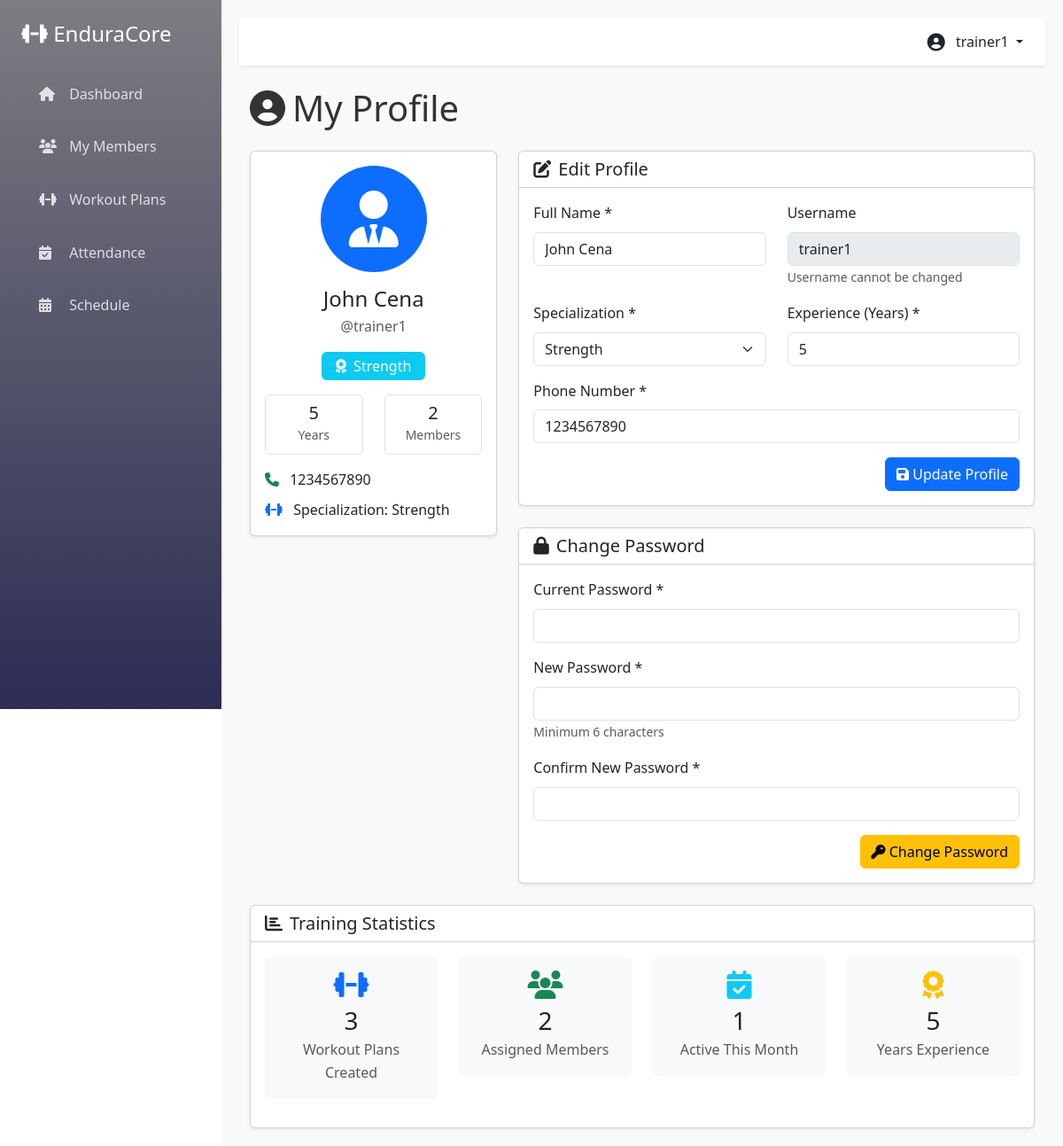
Page /trainer/profile.php (signed in) on the committed database.
### tables this page shows
CREATE TABLE `trainer` (
  `trainer_id` int(11) NOT NULL,
  `account_id` int(11) DEFAULT NULL,
  `trainer_name` varchar(100) NOT NULL,
  `specialization` enum('Strength','Cardio','Yoga','CrossFit','General') DEFAULT NULL,
  `experience_years` int(11) DEFAULT NULL,
  `phone` varchar(20) DEFAULT NULL
);

CREATE TABLE `account` (
  `account_id` int(11) NOT NULL,
  `username` varchar(50) NOT NULL,
  `password` varchar(255) NOT NULL,
  `role` enum('ADMIN','TRAINER','MEMBER') NOT NULL,
  `created_on` datetime DEFAULT current_timestamp(),
  `last_login` datetime DEFAULT NULL
);

### trainer/profile.php (the view, shortened to what this page needs)
<?php
require_once '../config/db_config.php';
$account_id = $_SESSION['user_id'];
$query = "SELECT t.*, a.username FROM TRAINER t
          JOIN ACCOUNT a ON t.account_id = a.account_id
          WHERE a.account_id = ?";
$stmt = $conn->prepare($query);
$stmt->bind_param("i", $account_id);
$stmt->execute();
$trainer = $stmt->get_result()->fetch_assoc();
?>
<!DOCTYPE html>
<html lang="en">
<head>
    <link href="https://cdn.jsdelivr.net/npm/bootstrap@5.3.0/dist/css/bootstrap.min.css" rel="stylesheet">
    <link rel="stylesheet" href="https://cdnjs.cloudflare.com/ajax/libs/font-awesome/6.4.0/css/all.min.css">
    <link rel="stylesheet" href="../css/style.css">
</head>
<body>
    <div class="d-flex">
        <?php include '../partials/sidebar.php'; ?>
        <div class="main-content flex-grow-1">
            <?php include '../partials/header.php'; ?>
            <div class="container-fluid">
                <h1 class="mb-4"><i class="fas fa-user-circle me-2"></i>My Profile</h1>
                <div class="row">
                    <div class="col-md-4 mb-4">
                        <div class="card shadow-sm">
                            <div class="card-body text-center">
                                <div class="mb-3">
                                    <div class="rounded-circle bg-primary text-white d-inline-flex align-items-center justify-content-center" style="width: 120px; height: 120px;">
                                        <i class="fas fa-user-tie fa-4x"></i>
                                    </div>
                                </div>
                                <h4 class="mb-1"><?php echo htmlspecialchars($trainer['trainer_name']); ?></h4>
                                <p class="text-muted mb-3">@<?php echo htmlspecialchars($trainer['username']); ?></p>
                                <div class="mb-3">
                                    <span class="badge bg-info fs-6 px-3 py-2">
                                        <i class="fas fa-award me-1"></i> <?php echo $trainer['specialization']; ?>
                                    </span>
                                </div>
                                <div class="row text-center mb-3">
                                    <div class="col-6">
                                        <div class="border rounded p-2">
                                            <h5 class="mb-0"><?php echo $trainer['experience_years']; ?></h5>
                                            <small class="text-muted">Years</small>
                                        </div>
                                    </div>
                                    <div class="col-6">
                                        <div class="border rounded p-2">
                                            <h5 class="mb-0">
                                                <?php
                                                $member_count = $conn->query("SELECT COUNT(DISTINCT mwp.member_id) as count
                                                                              FROM member_workout_plan mwp
                                                                              JOIN WORKOUT_PLAN wp ON mwp.plan_id = wp.plan_id
                                                                              WHERE wp.trainer_id = {$trainer['trainer_id']}")->fetch_assoc()['count'];
                                                echo $member_count;
                                                ?>
                                            </h5>
                                            <small class="text-muted">Members</small>
                                        </div>
                                    </div>
                                </div>
                                <div class="text-start">
                                    <p class="mb-2">
                                        <i class="fas fa-phone text-success me-2"></i>
                                        <?php echo htmlspecialchars($trainer['phone']); ?>
                                    </p>
                                    <p class="mb-0">
                                        <i class="fas fa-dumbbell text-primary me-2"></i>
                                        Specialization: <?php echo $trainer['specialization']; ?>
                                    </p>
                                </div>
                            </div>
                        </div>
                    </div>
                    <div class="col-md-8 mb-4">
                        <div class="card shadow-sm mb-4">
                            <div class="card-header bg-white">
                                <h5 class="mb-0"><i class="fas fa-edit me-2"></i>Edit Profile</h5>
                            </div>
                            <div class="card-body">
                                <form method="POST" action="">
                                    <div class="row">
                                        <div class="col-md-6 mb-3">
                                            <label class="form-label">Full Name *</label>
                                            <input type="text" class="form-control" name="trainer_name" value="<?php echo htmlspecialchars($trainer['trainer_name']); ?>" required>
                                        </div>
                                        <div class="col-md-6 mb-3">
                                            <label class="form-label">Username</label>
                                            <input type="text" class="form-control" value="<?php echo htmlspecialchars($trainer['username']); ?>" disabled>
                                            <small class="text-muted">Username cannot be changed</small>
                                        </div>
                                    </div>
                                    <div class="row">
                                        <div class="col-md-6 mb-3">
                                            <label class="form-label">Specialization *</label>
                                            <select class="form-select" name="specialization" required>
                                                <option value="Strength" <?php echo ($trainer['specialization'] == 'Strength') ? 'selected' : ''; ?>>Strength</option>
                                            </select>
                                        </div>
                                        <div class="col-md-6 mb-3">
                                            <label class="form-label">Experience (Years) *</label>
                                            <input type="number" class="form-control" name="experience_years" min="0" max="50" value="<?php echo $trainer['experience_years']; ?>" required>
                                        </div>
                                    </div>
                                    <div class="mb-3">
                                        <label class="form-label">Phone Number *</label>
                                        <input type="tel" class="form-control" name="phone" value="<?php echo htmlspecialchars($trainer['phone']); ?>" required>
                                    </div>
                                    <div class="text-end">
                                        <button type="submit" name="update_profile" class="btn btn-primary">
                                            <i class="fas fa-save"></i> Update Profile
                                        </button>
                                    </div>
                                </form>
                            </div>
                        </div>
                        <div class="card shadow-sm">
                            <div class="card-header bg-white">
                                <h5 class="mb-0"><i class="fas fa-lock me-2"></i>Change Password</h5>
                            </div>
                            <div class="card-body">
                                <form method="POST" action="">
                                    <div class="mb-3">
                                        <label class="form-label">Current Password *</label>
                                        <input type="password" class="form-control" name="current_password" required>
                                    </div>
                                    <div class="mb-3">
                                        <label class="form-label">New Password *</label>
                                        <input type="password" class="form-control" name="new_password" required>
                                        <small class="text-muted">Minimum 6 characters</small>
                                    </div>
                                    <div class="mb-3">
                                        <label class="form-label">Confirm New Password *</label>
                                        <input type="password" class="form-control" name="confirm_password" required>
                                    </div>
                                    <div class="text-end">
                                        <button type="submit" name="change_password" class="btn btn-warning">
                                            <i class="fas fa-key"></i> Change Password
                                        </button>
                                    </div>
                                </form>
                            </div>
                        </div>
                    </div>
                </div>
                <div class="card shadow-sm">
                    <div class="card-header bg-white">
                        <h5 class="mb-0"><i class="fas fa-chart-bar me-2"></i>Training Statistics</h5>
                    </div>
                    <div class="card-body">
                        <div class="row text-center">
                            <?php
                            $plan_count = $conn->query("SELECT COUNT(*) as count FROM WORKOUT_PLAN WHERE trainer_id = {$trainer['trainer_id']}")->fetch_assoc()['count'];
                            $member_count = $conn->query("SELECT COUNT(DISTINCT mwp.member_id) as count
                                                          FROM member_workout_plan mwp
                                                          JOIN WORKOUT_PLAN wp ON mwp.plan_id = wp.plan_id
                                                          WHERE wp.trainer_id = {$trainer['trainer_id']}")->fetch_assoc()['count'];
                            $month_attendance = $conn->query("SELECT COUNT(DISTINCT a.member_id) as count
                                                              FROM ATTENDANCE a
                                                              JOIN member_workout_plan mwp ON a.member_id = mwp.member_id
                                                              JOIN WORKOUT_PLAN wp ON mwp.plan_id = wp.plan_id
                                                              WHERE wp.trainer_id = {$trainer['trainer_id']}
                                                              AND MONTH(a.attendance_date) = MONTH(CURDATE())")->fetch_assoc()['count'];
                            $stats = [
                                ['label' => 'Workout Plans Created', 'value' => $plan_count, 'icon' => 'fa-dumbbell', 'color' => 'primary'],
                                ['label' => 'Assigned Members', 'value' => $member_count, 'icon' => 'fa-users', 'color' => 'success'],
                                ['label' => 'Active This Month', 'value' => $month_attendance, 'icon' => 'fa-calendar-check', 'color' => 'info'],
                                ['label' => 'Years Experience', 'value' => $trainer['experience_years'], 'icon' => 'fa-award', 'color' => 'warning']
                            ];
                            foreach ($stats as $stat):
                            ?>
                                <div class="col-md-3 mb-3">
                                    <div class="card border-0 bg-light">
                                        <div class="card-body">
                                            <i class="fas <?php echo $stat['icon']; ?> fa-2x text-<?php echo $stat['color']; ?> mb-2"></i>
                                            <h3 class="mb-1"><?php echo $stat['value']; ?></h3>
                                            <p class="text-muted mb-0"><?php echo $stat['label']; ?></p>
                                        </div>
                                    </div>
                                </div>
                            <?php endforeach; ?>
                        </div>
                    </div>
                </div>
            </div>
        </div>
    </div>
</body>
</html>

### css/style.css (style rules this page uses)
:root { --primary-color: #667eea; --secondary-color: #764ba2; --success-color: #28a745; --danger-color: #dc3545; --warning-color: #ffc107; --info-color: #1722b8; --dark-color: #0c0c1589; --light-color: #f8f9fa; }
* { margin: 0; padding: 0; box-sizing: border-box; }
body { font-family: 'Segoe UI', Tahoma, Geneva, Verdana, sans-serif; line-height: 1.6; color: #333; }
.card { transition: transform 0.3s ease, box-shadow 0.3s ease; }
.main-content { margin-left: 250px; padding: 20px; background: #f8f9fa; min-height: 100vh; }
.badge { padding: 5px 10px; font-weight: 500; }

### rows in the picture
trainer: trainer_name "John Cena", account.username "trainer1", specialization "Strength", experience_years "5", phone "1234567890"

### other values in the picture
$_SESSION['username'] "trainer1"
$member_count "2"
$stat['value'] "3"
$stat['label'] "Workout Plans Created"
$stat['value'] "2"
$stat['label'] "Assigned Members"
$stat['value'] "1"
$stat['label'] "Active This Month"
$stat['value'] "5"
$stat['label'] "Years Experience"
